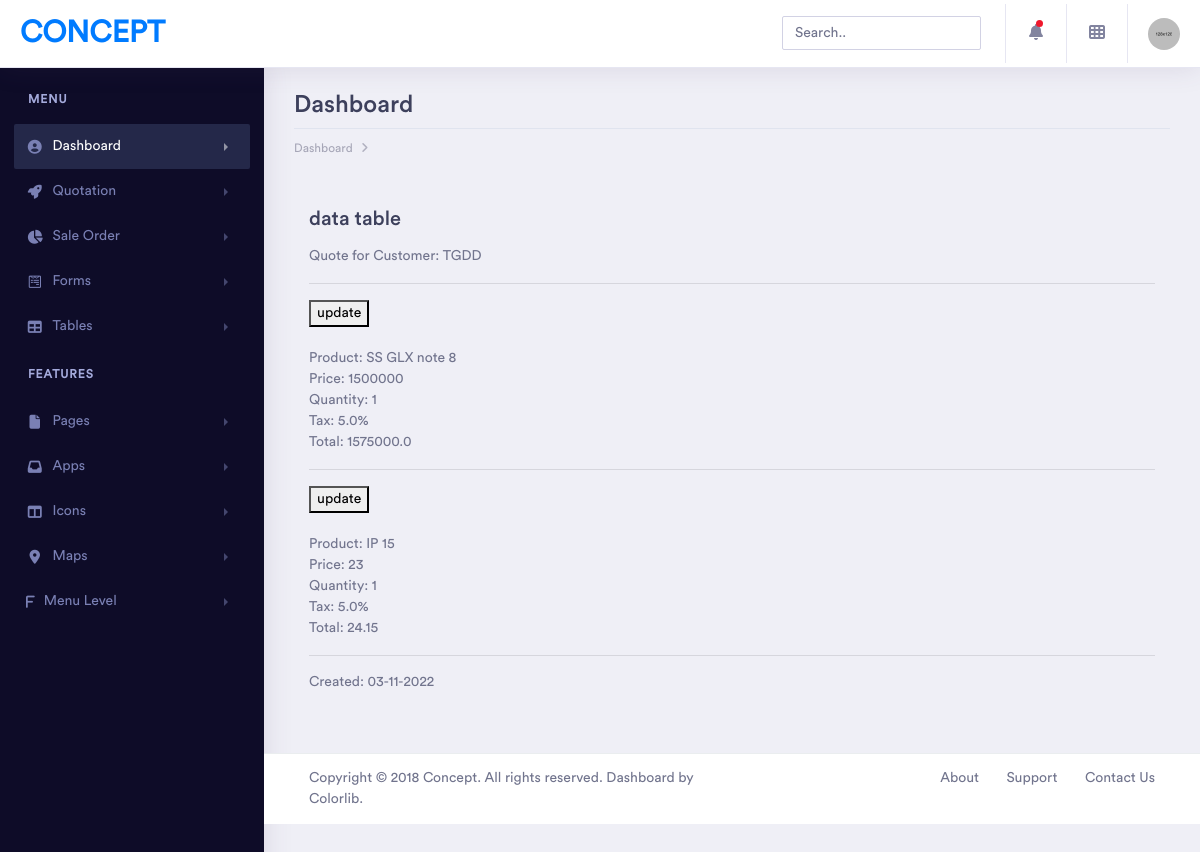
/sale_order/1, run on the app's committed database.
### core/models.py (models this page shows, shortened)
class SaleOrder(models.Model):
    customer = models.ForeignKey(Customer, on_delete=models.CASCADE)
    quotation = models.ForeignKey(Quotation, on_delete=models.CASCADE, null=True, blank=True)
    date = models.DateTimeField(default=timezone.now)

class Customer(models.Model):
    name = models.CharField(max_length=50)
    def __str__(self):
        return self.name

class SaleOrderLine(models.Model):
    sale_order = models.ForeignKey(SaleOrder, on_delete=models.CASCADE, related_name='sale_order_lines')
    product = models.ForeignKey(Product, on_delete=models.CASCADE)
    price = models.IntegerField()
    quantity = models.IntegerField(default=1)
    @property
    def total(self):
        return (self.price * self.quantity * (100 + self.product.tax)/100)

class Product(models.Model):
    name = models.CharField(max_length=50)
    tax = models.FloatField(default=5)
    component = models.ManyToManyField(Component)
    def __str__(self):
        return self.name

### core/views.py (the view)
# urls.py: path('sale_order/<int:id>', sale_order_detail, name='sale_order_detail'),
def sale_order_detail(request, id):
    sale_order = SaleOrder.objects.get(id=id)
    return render(request, "sale_order/detail.html", {'sale_order': sale_order})

### core/templates/sale_order/detail.html (shortened to what this page needs)
{% extends 'base.html' %}
{% block content %}
<section class="p-t-20">
	<div class="container">
		<div class="row">
			<div class="col-md-12">
				<h3 class="title-5 m-b-35">data table</h3>
				Quote for Customer: {{sale_order.customer}}
                <hr>
                {% for sale_order_line in sale_order.sale_order_lines.all %}
                <div>
                    <a hx-get="{% url 'sale_order_edit' sale_order_line.id %}" hx-target="#sale_order_line{{sale_order_line.id}}"><button class="au-btn au-btn-icon au-btn--green au-btn--small">update</button></a>
                    <br>
                    Product: {{sale_order_line.product}}
                    <br>
                    Price: {{sale_order_line.price}}
                    <br>
                    Quantity: {{sale_order_line.quantity}}
                    <br>
                    Tax: {{sale_order_line.product.tax}}%
                    <br>
                    Total: {{sale_order_line.total}}
                    <hr>
                </div>
                {% endfor %}
                Created: {{sale_order.date|date:'d-m-Y'}}
			</div>
		</div>
	</div>
</section>
{% endblock content %}

### data on the page
SaleOrder: customer "TGDD", date "03-11-2022"
SaleOrderLine: product "SS GLX note 8", price "1500000", quantity "1", product.tax "5.0", total "1575000.0"
SaleOrderLine: product "IP 15", price "23", quantity "1", product.tax "5.0", total "24.15"
